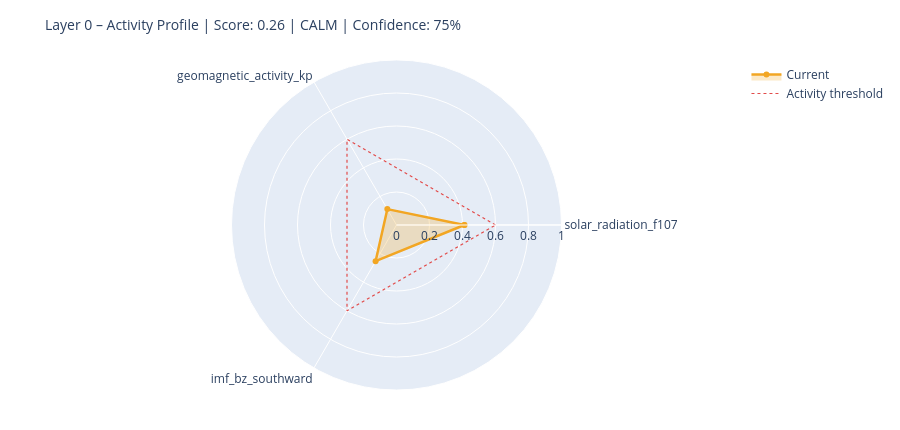

Notebook cell for this chart:
### Markdown cell above
---
## 6. State Assessment & Handoff to Layer 1

### Code cell
# ============================================================
# STEP 1 – Collect raw values with source modes
# Mode: 'primary' | 'fallback_3h' | 'last_valid' | 'missing'
# ============================================================

def safe_last(df, col):
    if df is None or col not in df.columns: return None
    s = df[col].dropna()
    return float(s.iloc[-1]) if not s.empty else None

f107_now = safe_last(df_f107, 'f10.7')
bz_now   = safe_last(df_mag,  'bz_gsm')
kp_now   = safe_last(df_kp,   'kp')
sw_now   = safe_last(df_sw,   'speed')

source_modes = {
    'F10.7':    'primary'  if f107_now is not None else 'missing',
    'Kp':       'primary'  if kp_now   is not None else 'missing',
    'IMF_Bz':   'primary'  if bz_now   is not None else 'missing',
    'SW_speed': 'primary'  if sw_now   is not None else 'missing',
}

# Kp Fallback – 3h endpoint
if kp_now is None:
    try:
        r = requests.get(
            'https://services.swpc.noaa.gov/json/noaa-planetary-k-index.json',
            timeout=10)
        r.raise_for_status()
        fb = pd.DataFrame(r.json())
        tc = next((c for c in fb.columns if 'time' in c.lower()), fb.columns[0])
        kc = next((c for c in fb.columns if 'kp' in c.lower() and c != tc), None)
        if kc:
            fb[kc] = fb[kc].astype(str).str.extract(r'([0-9]+(?:\.[0-9]*)?)')[0]
            fb[kc] = pd.to_numeric(fb[kc], errors='coerce')
            fb = fb[fb[kc] >= 0].dropna(subset=[kc])
            if not fb.empty:
                kp_now = float(fb[kc].iloc[-1])
                source_modes['Kp'] = 'fallback_3h'
                print(f'  Kp fallback (3h): {kp_now:.1f}')
    except Exception as e:
        print(f'  Kp fallback failed: {e}')

# Solar Wind Fallback – last valid value
if sw_now is None and df_sw is not None and 'speed' in df_sw.columns:
    s = df_sw['speed'].dropna()
    if not s.empty:
        sw_now = float(s.iloc[-1])
        source_modes['SW_speed'] = 'last_valid'
        print(f'  SW fallback (last_valid): {sw_now:.0f} km/s')

print()
print('Source modes:', source_modes)

# ============================================================
# STEP 2 – Score from available components only
# ============================================================

def norm(v, lo, hi):
    if v is None: return None
    return max(0.0, min(1.0, (v - lo) / (hi - lo)))

COMPONENTS = {
    'solar_radiation_f107':    (f107_now, norm(f107_now, 60, 250)),
    'geomagnetic_activity_kp': (kp_now,   norm(kp_now,   0,   9)),
    'imf_bz_southward':        (bz_now,   norm(-(bz_now or 0) if bz_now else None, -5, 30)
                                           if bz_now is not None else None),
    'solar_wind_speed':        (sw_now,   norm(sw_now, 300, 800)),
}

available   = {k: v[1] for k, v in COMPONENTS.items() if v[1] is not None}
unavailable = [k for k, v in COMPONENTS.items() if v[1] is None]

layer0_score = round(sum(available.values()) / len(available), 4) if available else None
confidence   = round(len(available) / len(COMPONENTS), 2)

level = ('unknown'  if layer0_score is None
         else 'calm'     if layer0_score < 0.3
         else 'moderate' if layer0_score < 0.6
         else 'active')

# ============================================================
# STEP 3 – Dominant Driver
# ============================================================

def dominant_driver(kp, f107, bz, sw):
    candidates = []
    if kp   is not None and kp   >= 4:   candidates.append(('geomagnetic',    kp / 9))
    if sw   is not None and sw   >= 500:  candidates.append(('solar_wind',     sw / 800))
    if bz   is not None and bz   <= -5:   candidates.append(('imf_southward',  abs(bz) / 30))
    if f107 is not None and f107 >= 150:  candidates.append(('solar_radiation',f107 / 250))
    return max(candidates, key=lambda x: x[1])[0] if candidates else 'none'

driver = dominant_driver(kp_now, f107_now, bz_now, sw_now)

# ============================================================
# STEP 4 – Downstream expectations
# ============================================================

def downstream_expectation(driver, score, kp, bz, f107):
    exp = {
        'magnetosphere':        'calm',
        'ionosphere':           'calm',
        'schumann_resonance':   'unchanged',
        'lithosphere_currents': 'low',
    }
    if driver == 'geomagnetic' or (kp and kp >= 5):
        exp['magnetosphere']        = 'compressed / storm'
        exp['ionosphere']           = 'elevated disturbance (TEC variability)'
        exp['schumann_resonance']   = 'elevated amplitude possible'
        exp['lithosphere_currents'] = 'elevated induction currents'
    elif driver == 'imf_southward' or (bz and bz <= -5):
        exp['magnetosphere']        = 'energy coupling active'
        exp['ionosphere']           = 'elevated electron density possible'
        exp['schumann_resonance']   = 'slight modulation possible'
    elif driver == 'solar_radiation' or (f107 and f107 >= 150):
        exp['ionosphere']           = 'elevated ionization (F-layer)'
        exp['schumann_resonance']   = 'slightly elevated background activity'
    return exp

downstream = downstream_expectation(driver, layer0_score, kp_now, bz_now, f107_now)

# ============================================================
# CONSOLE OUTPUT
# ============================================================

W = 58
print('=' * W)
print('LAYER 0 – STATE ASSESSMENT')
print('=' * W)
for name, (raw_v, score_v) in COMPONENTS.items():
    if score_v is not None:
        bar = '█' * int(score_v * 20) + '░' * (20 - int(score_v * 20))
        print(f'  {name:<35}  {bar}  {score_v:.2f}')
    else:
        print(f'  {name:<35}  {"─" * 20}  n/a')
print('-' * W)
print(f'  Score ({len(available)}/{len(COMPONENTS)} components):  {layer0_score:.3f}')
print(f'  Confidence:         {confidence:.0%}')
print(f'  Level:              {level.upper()}')
print(f'  Dominant Driver:    {driver}')

# Radar chart
cats = list(available.keys())
vals = list(available.values())
if len(cats) >= 3:
    fig = go.Figure()
    fig.add_trace(go.Scatterpolar(
        r=vals + [vals[0]], theta=cats + [cats[0]],
        fill='toself', fillcolor='rgba(242,166,35,0.25)',
        line=dict(color='#F2A623', width=2.5), name='Current'
    ))
    fig.add_trace(go.Scatterpolar(
        r=[0.6] * (len(cats) + 1), theta=cats + [cats[0]],
        line=dict(color='#E24B4A', dash='dot', width=1.2),
        mode='lines', name='Activity threshold'
    ))
    fig.update_layout(
        title=dict(text=f'Layer 0 – Activity Profile | Score: {layer0_score:.2f} | {level.upper()} | Confidence: {confidence:.0%}',
                   font=dict(size=14)),
        polar=dict(radialaxis=dict(visible=True, range=[0, 1])),
        height=430, showlegend=True,
        margin=dict(l=60, r=60, t=60, b=40)
    )
    fig.show()

### Figure 1 — Plotly figure (JSON) as saved in the notebook; plotly's stock layout.template omitted (floating-point values rounded to 4 significant figures)
{"data": [{"fill": "toself", "fillcolor": "rgba(242,166,35,0.25)", "line": {"color": "#F2A623", "width": 2.5}, "name": "Current", "r": [0.4116, 0.1111, 0.2534, 0.4116], "theta": ["solar_radiation_f107", "geomagnetic_activity_kp", "imf_bz_southward", "solar_radiation_f107"], "type": "scatterpolar"}, {"line": {"color": "#E24B4A", "dash": "dot", "width": 1.2}, "mode": "lines", "name": "Activity threshold", "r": [0.6, 0.6, 0.6, 0.6], "theta": ["solar_radiation_f107", "geomagnetic_activity_kp", "imf_bz_southward", "solar_radiation_f107"], "type": "scatterpolar"}], "layout": {"height": 430, "margin": {"b": 40, "l": 60, "r": 60, "t": 60}, "polar": {"radialaxis": {"range": [0, 1], "visible": true}}, "showlegend": true, "title": {"font": {"size": 14}, "text": "Layer 0 – Activity Profile | Score: 0.26 | CALM | Confidence: 75%"}}}
